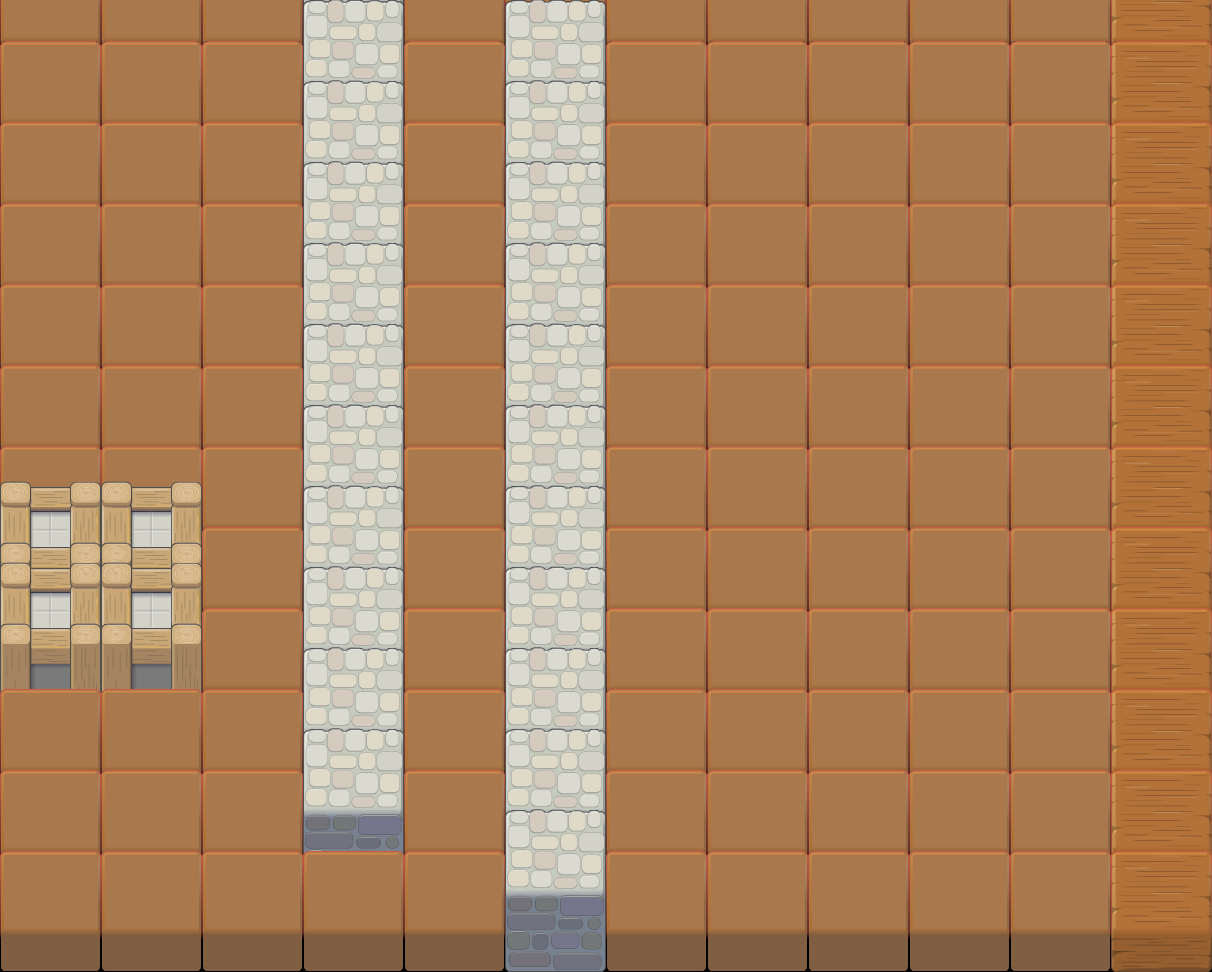

A level layout from a 2D game, rendered from its tile map. Below: a short description, then the map file with tile-grid data replaced by summaries:
An orthogonal 12x12 tile map with 101x81 px tiles, 1 tile layer (Layer 0).

<map version="1.0" orientation="orthogonal" renderorder="right-down" width="12" height="12" tilewidth="101" tileheight="81" nextobjectid="1">
 <tileset firstgid="1" source="orthogonal-test1.tsx" />
 <layer name="Layer 0" width="12" height="12">
  <data>[144 cells, 144 non-empty, 4 distinct tile ids]</data>
 </layer>
</map>
